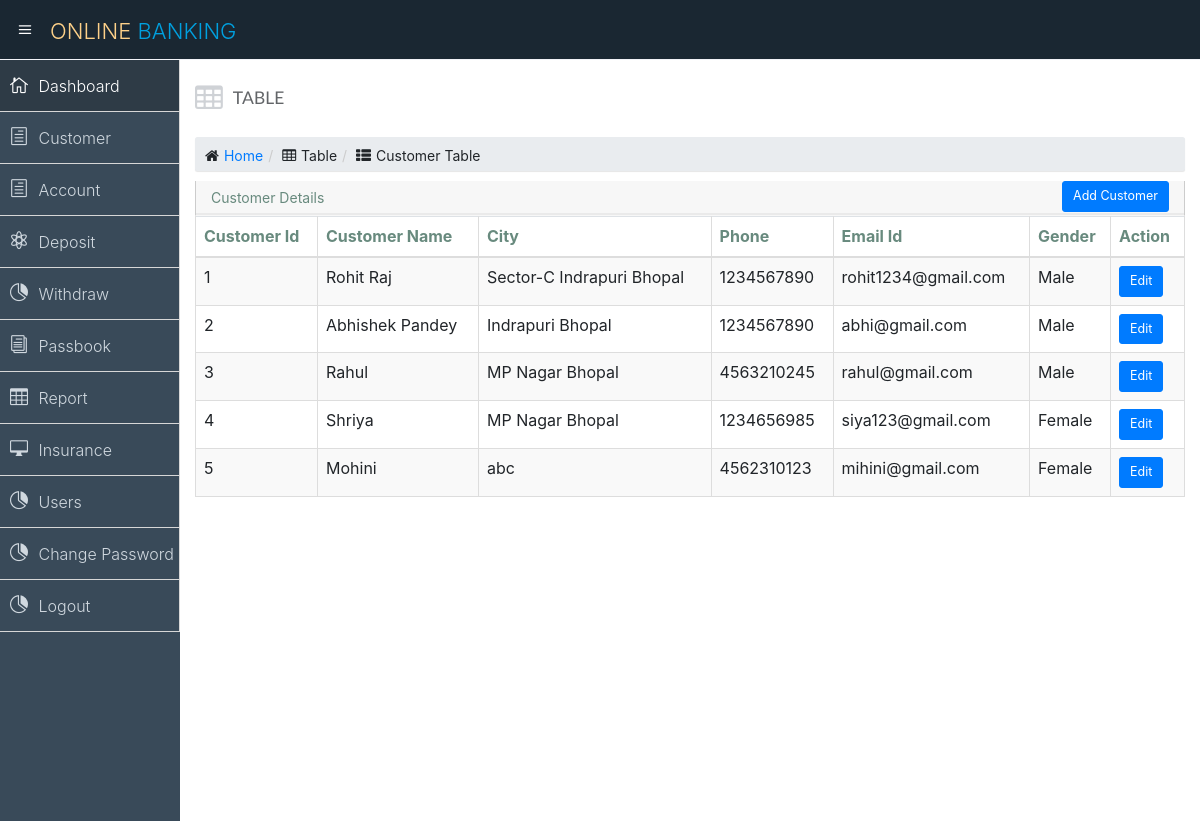
The app's page /customers/ with its own data.
### bankmanage/models.py (models this page shows)
class Customer(models.Model):
    id = models.AutoField(primary_key=True)
    cname = models.CharField(max_length=30)
    address = models.CharField(max_length=50)
    gender = models.CharField(max_length=15)
    dob = models.DateField()
    adhar = models.CharField(max_length=12)
    phone = models.CharField(max_length=10)
    email = models.CharField(max_length=35)
    pic = models.ImageField(upload_to='cpics', default='noimage.png')
    netbanking = models.BooleanField(default=False)
    class Meta:
        db_table = "customers"

### bankmanage/views.py (the view)
# urls.py: path('customers/',views.customerslist),
def customerslist(req):
    customers = Customer.objects.all()
    return render(req, "customers.html", locals())

### bankmanage/templates/customers.html (shortened to what this page needs)
{% extends 'base.html' %}
{% block main  %}
<link rel="stylesheet"
	href="https://cdnjs.cloudflare.com/ajax/libs/twitter-bootstrap/4.5.2/css/bootstrap.css">
<link rel="stylesheet"
	href="https://cdn.datatables.net/1.11.3/css/dataTables.bootstrap4.min.css">
<section class="wrapper">
    <div class="row">
        <div class="col-lg-12">
            <h3 class="page-header"><i class="fa fa-table"></i> Table</h3>
            <ol class="breadcrumb">
                <li><i class="fa fa-home"></i><a href="/dashboard">Home</a></li>
                <li><i class="fa fa-table"></i>Table</li>
                <li><i class="fa fa-th-list"></i>Customer Table</li>
            </ol>
        </div>
    </div>
    <div class="row">
        <div class="col-sm-12">
            <section class="panel">
                <header class="panel-heading">
                    Customer Details
                    <a href="/addcustomer" class="btn btn-primary btn-lg float-right">Add Customer</a>
                </header>
                <table id="example" class="table table-striped table-bordered"
							style="width: 100%">
                    <thead>
                    <tr>
                        <th>Customer Id</th>
                        <th>Customer Name</th>
                        <th>City</th>
                        <th>Phone</th>
                        <th>Email Id</th>
                        <th>Gender</th>
                        <th>Action</th>
                    </tr>
                    </thead>
                    <tbody>
                    {% for c in customers %}
                    <tr>
                        <td>{{c.id}}</td>
                        <td>{{c.cname}}</td>
                        <td>{{c.address}}</td>
                        <td>{{c.phone}}</td>
                        <td>{{c.email}}</td>
                        <td>{{c.gender}}</td>
                        <td><a href="/editcustomer/{{c.id}}" class="btn btn-primary btn-lg">Edit</a>
                        </td>
                    </tr>
                    {% endfor %}
                    </tbody>
                </table>
            </section>
        </div>
    </div>
</section>
{% endblock %}

### bankmanage/templates/base.html (shortened to what this page needs)
{% load static %}
<html lang="en">
<head>
    <link href="{% static 'css1/bootstrap.min.css' %}" rel="stylesheet">
    <link href="{% static 'css1/bootstrap-theme.css' %}" rel="stylesheet">
    <link href="{% static 'css1/elegant-icons-style.css' %}" rel="stylesheet"/>
    <link href="{% static 'css1/font-awesome.min.css' %}" rel="stylesheet"/>
    <link href="{% static 'assets1/fullcalendar/fullcalendar/bootstrap-fullcalendar.css' %}" rel="stylesheet"/>
    <link href="{% static 'assets1/fullcalendar/fullcalendar/fullcalendar.css' %}" rel="stylesheet"/>
    <link href="{% static 'assets1/jquery-easy-pie-chart/jquery.easy-pie-chart.css' %}" rel="stylesheet" type="text/css"
          media="screen"/>
    <link rel="stylesheet" href="{% static 'css1/owl.carousel.css' %}" type="text/css">
    <link href="{% static 'css1/jquery-jvectormap-1.2.2.css' %}" rel="stylesheet">
    <link rel="stylesheet" href="{% static 'css1/fullcalendar.css' %}">
    <link href="{% static 'css1/widgets.css' %}" rel="stylesheet">
    <link href="{% static 'css1/style.css' %}" rel="stylesheet">
    <link href="{% static 'css1/style-responsive.css' %}" rel="stylesheet"/>
    <link href="{% static 'css1/xcharts.min.css' %}" rel=" stylesheet">
    <link href="{% static 'css1/jquery-ui-1.10.4.min.css' %}" rel="stylesheet">
</head>
<body>
<section id="container" class="">
    <header class="header dark-bg">
        <div class="toggle-nav">
            <div class="icon-reorder tooltips" data-original-title="Toggle Navigation" data-placement="bottom"><i
                    class="icon_menu"></i></div>
        </div>
        <a href="index.html" class="logo">Online <span class="lite">Banking</span></a>
    </header>
    <aside>
        <div id="sidebar" class="nav-collapse ">
            <ul class="sidebar-menu">
                <li class="active">
                    <a class="" href="/dashboard">
                        <i class="icon_house_alt"></i>
                        <span>Dashboard</span>
                    </a>
                </li>
                <li>
                    <a class="" href="/customers">
                        <i class="icon_document_alt"></i>
                        <span>Customer</span>
                    </a>
                </li>
                <li>
                    <a class="" href="/accounts">
                        <i class="icon_document_alt"></i>
                        <span>Account</span>
                    </a>
                </li>
                <li>
                    <a class="" href="/deposit">
                        <i class="icon_genius"></i>
                        <span>Deposit</span>
                    </a>
                </li>
                <li>
                    <a class="" href="/withdraw">
                        <i class="icon_piechart"></i>
                        <span>Withdraw</span>
                    </a>
                </li>
                <li>
                    <a class="" href="/passbook">
                        <i class="icon_documents_alt"></i>
                        <span>Passbook</span>
                    </a>
                </li>
                <li>
                    <a class="" href="/reports">
                        <i class="icon_table"></i>
                        <span>Report</span>
                    </a>
                </li>
                <li>
                    <a class="" href="/insurances">
                        <i class="icon_desktop"></i>
                        <span>Insurance</span>
                    </a>
                </li>
                <li>
                    <a class="" href="/users">
                        <i class="icon_piechart"></i>
                        <span>Users</span>
                    </a>
                </li>
                <li>
                    <a class="" href="/changepwd">
                        <i class="icon_piechart"></i>
                        <span>Change Password</span>
                    </a>
                </li>
                <li>
                    <a class="" href="/logout">
                        <i class="icon_piechart"></i>
                        <span>Logout</span>
                    </a>
                </li>
            </ul>
        </div>
    </aside>
    <section id="main-content">
        {% block main %}
        {% endblock %}
    </section>
</section>
</body>
</html>

### records on screen
Customer: id "1", cname "Rohit Raj", address "Sector-C Indrapuri Bhopal", phone "1234567890", email "rohit1234@gmail.com", gender "Male"
Customer: id "2", cname "Abhishek Pandey", address "Indrapuri Bhopal", phone "1234567890", email "abhi@gmail.com", gender "Male"
Customer: id "3", cname "Rahul", address "MP Nagar Bhopal", phone "4563210245", email "rahul@gmail.com", gender "Male"
Customer: id "4", cname "Shriya", address "MP Nagar Bhopal", phone "1234656985", email "siya123@gmail.com", gender "Female"
Customer: id "5", cname "Mohini", address "abc", phone "4562310123", email "mihini@gmail.com", gender "Female"
